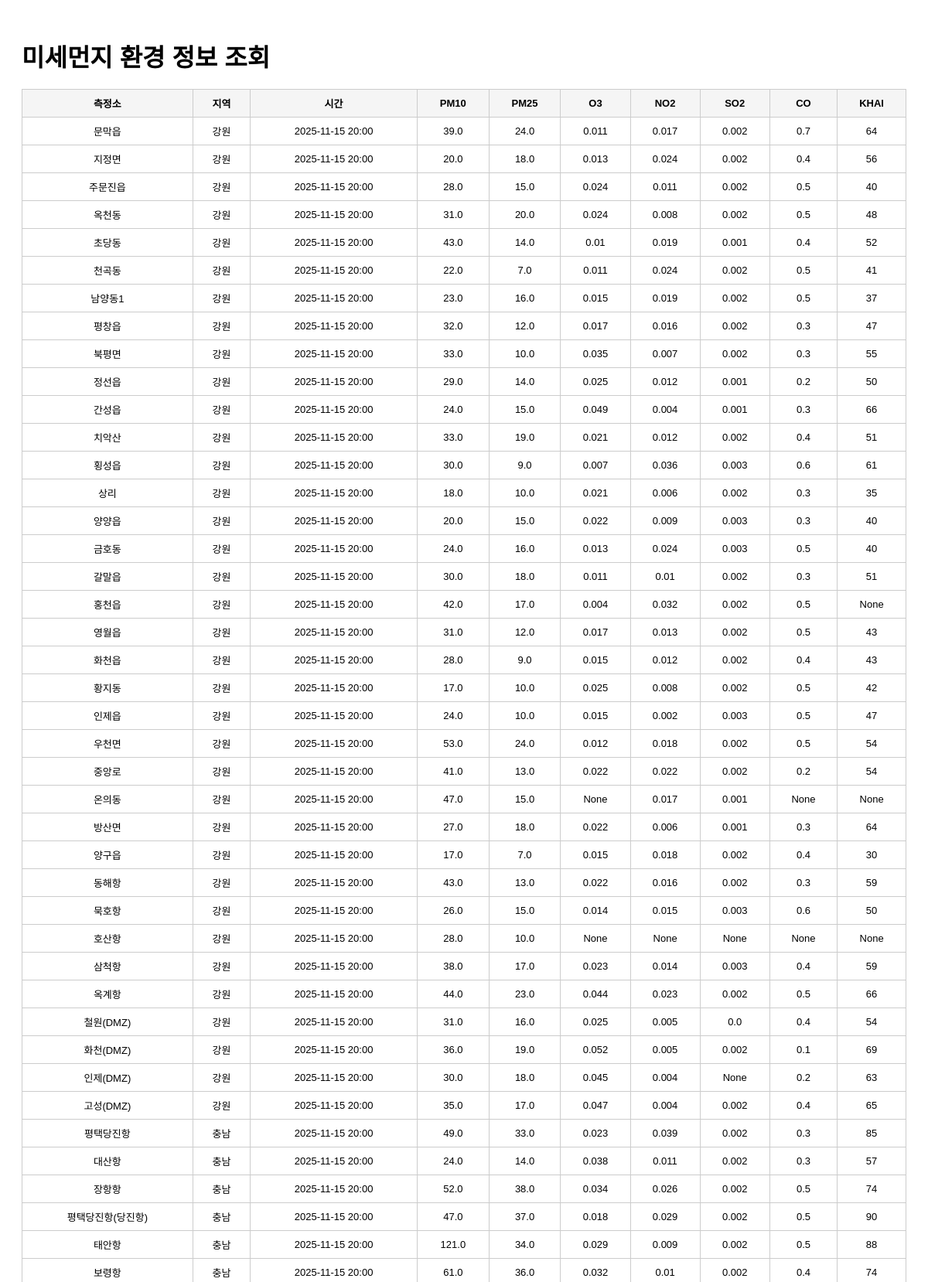
The app's page /list?page=4 (upper part) with its own data.
### tables this page shows
CREATE TABLE air_quality (
    id        INTEGER PRIMARY KEY AUTOINCREMENT,
    station   TEXT,
    sido      TEXT,
    dataTime  TEXT,
    pm10      REAL,
    pm25      REAL,
    o3        REAL,
    no2       REAL,
    so2       REAL,
    co        REAL,
    khai      INTEGER
);

### app.py (the view)
@app.route("/list")
def list_data():
    page = int(request.args.get("page", 1))
    per_page = 100  # 페이지당 100개
    offset = (page - 1) * per_page
    conn = sqlite3.connect(DB_PATH)
    cur = conn.cursor()
    cur.execute("""
        SELECT station, sido, dataTime, pm10, pm25, o3, no2, so2, co, khai
        FROM air_quality
        ORDER BY dataTime DESC
        LIMIT ? OFFSET ?
    """, (per_page + 1, offset))
    rows = cur.fetchall()
    conn.close()
    has_next = len(rows) > per_page
    rows = rows[:per_page]
    return render_template(
        "list.html",
        rows=rows,
        page=page,
        has_next=has_next
    )

### templates/list.html (shortened to what this page needs)
<!DOCTYPE html>
<html lang="ko">
<head>
</head>
<body>
    <h1>미세먼지 환경 정보 조회</h1>
    <table>
        <tr>
            <th>측정소</th>
            <th>지역</th>
            <th>시간</th>
            <th>PM10</th>
            <th>PM25</th>
            <th>O3</th>
            <th>NO2</th>
            <th>SO2</th>
            <th>CO</th>
            <th>KHAI</th>
        </tr>
        {% for row in rows %}
        <tr>
            <td>{{ row[0] }}</td>
            <td>{{ row[1] }}</td>
            <td>{{ row[2] }}</td>
            <td>{{ row[3] }}</td>
            <td>{{ row[4] }}</td>
            <td>{{ row[5] }}</td>
            <td>{{ row[6] }}</td>
            <td>{{ row[7] }}</td>
            <td>{{ row[8] }}</td>
            <td>{{ row[9] }}</td>
        </tr>
        {% endfor %}
    </table>
</body>
</html>

### templates/list.html (style rules this page uses)
body { font-family: Arial, sans-serif; padding: 20px; }
h1 { margin-bottom: 20px; }
table { width: 100%; border-collapse: collapse; margin-bottom: 20px; }
th, td { border: 1px solid #ccc; padding: 8px; text-align: center; font-size: 13px; }
th { background: #f5f5f5; }

### records on screen
air_quality: station "문막읍", sido "강원", dataTime "2025-11-15 20:00", pm10 "39.0", pm25 "24.0", o3 "0.011", no2 "0.017", so2 "0.002", co "0.7", khai "64"
air_quality: station "지정면", sido "강원", dataTime "2025-11-15 20:00", pm10 "20.0", pm25 "18.0", o3 "0.013", no2 "0.024", so2 "0.002", co "0.4", khai "56"
air_quality: station "주문진읍", sido "강원", dataTime "2025-11-15 20:00", pm10 "28.0", pm25 "15.0", o3 "0.024", no2 "0.011", so2 "0.002", co "0.5", khai "40"
air_quality: station "옥천동", sido "강원", dataTime "2025-11-15 20:00", pm10 "31.0", pm25 "20.0", o3 "0.024", no2 "0.008", so2 "0.002", co "0.5", khai "48"
air_quality: station "초당동", sido "강원", dataTime "2025-11-15 20:00", pm10 "43.0", pm25 "14.0", o3 "0.01", no2 "0.019", so2 "0.001", co "0.4", khai "52"
air_quality: station "천곡동", sido "강원", dataTime "2025-11-15 20:00", pm10 "22.0", pm25 "7.0", o3 "0.011", no2 "0.024", so2 "0.002", co "0.5", khai "41"
air_quality: station "남양동1", sido "강원", dataTime "2025-11-15 20:00", pm10 "23.0", pm25 "16.0", o3 "0.015", no2 "0.019", so2 "0.002", co "0.5", khai "37"
air_quality: station "평창읍", sido "강원", dataTime "2025-11-15 20:00", pm10 "32.0", pm25 "12.0", o3 "0.017", no2 "0.016", so2 "0.002", co "0.3", khai "47"
air_quality: station "북평면", sido "강원", dataTime "2025-11-15 20:00", pm10 "33.0", pm25 "10.0", o3 "0.035", no2 "0.007", so2 "0.002", co "0.3", khai "55"
air_quality: station "정선읍", sido "강원", dataTime "2025-11-15 20:00", pm10 "29.0", pm25 "14.0", o3 "0.025", no2 "0.012", so2 "0.001", co "0.2", khai "50"
air_quality: station "간성읍", sido "강원", dataTime "2025-11-15 20:00", pm10 "24.0", pm25 "15.0", o3 "0.049", no2 "0.004", so2 "0.001", co "0.3", khai "66"
air_quality: station "치악산", sido "강원", dataTime "2025-11-15 20:00", pm10 "33.0", pm25 "19.0", o3 "0.021", no2 "0.012", so2 "0.002", co "0.4", khai "51"
air_quality: station "횡성읍", sido "강원", dataTime "2025-11-15 20:00", pm10 "30.0", pm25 "9.0", o3 "0.007", no2 "0.036", so2 "0.003", co "0.6", khai "61"
air_quality: station "상리", sido "강원", dataTime "2025-11-15 20:00", pm10 "18.0", pm25 "10.0", o3 "0.021", no2 "0.006", so2 "0.002", co "0.3", khai "35"
air_quality: station "양양읍", sido "강원", dataTime "2025-11-15 20:00", pm10 "20.0", pm25 "15.0", o3 "0.022", no2 "0.009", so2 "0.003", co "0.3", khai "40"
air_quality: station "금호동", sido "강원", dataTime "2025-11-15 20:00", pm10 "24.0", pm25 "16.0", o3 "0.013", no2 "0.024", so2 "0.003", co "0.5", khai "40"
air_quality: station "갈말읍", sido "강원", dataTime "2025-11-15 20:00", pm10 "30.0", pm25 "18.0", o3 "0.011", no2 "0.01", so2 "0.002", co "0.3", khai "51"
air_quality: station "홍천읍", sido "강원", dataTime "2025-11-15 20:00", pm10 "42.0", pm25 "17.0", o3 "0.004", no2 "0.032", so2 "0.002", co "0.5", row "None"
air_quality: station "영월읍", sido "강원", dataTime "2025-11-15 20:00", pm10 "31.0", pm25 "12.0", o3 "0.017", no2 "0.013", so2 "0.002", co "0.5", khai "43"
air_quality: station "화천읍", sido "강원", dataTime "2025-11-15 20:00", pm10 "28.0", pm25 "9.0", o3 "0.015", no2 "0.012", so2 "0.002", co "0.4", khai "43"
air_quality: station "황지동", sido "강원", dataTime "2025-11-15 20:00", pm10 "17.0", pm25 "10.0", o3 "0.025", no2 "0.008", so2 "0.002", co "0.5", khai "42"
air_quality: station "인제읍", sido "강원", dataTime "2025-11-15 20:00", pm10 "24.0", pm25 "10.0", o3 "0.015", no2 "0.002", so2 "0.003", co "0.5", khai "47"
air_quality: station "우천면", sido "강원", dataTime "2025-11-15 20:00", pm10 "53.0", pm25 "24.0", o3 "0.012", no2 "0.018", so2 "0.002", co "0.5", khai "54"
air_quality: station "중앙로", sido "강원", dataTime "2025-11-15 20:00", pm10 "41.0", pm25 "13.0", o3 "0.022", no2 "0.022", so2 "0.002", co "0.2", khai "54"
air_quality: station "온의동", sido "강원", dataTime "2025-11-15 20:00", pm10 "47.0", pm25 "15.0", row "None", no2 "0.017", so2 "0.001"
air_quality: station "방산면", sido "강원", dataTime "2025-11-15 20:00", pm10 "27.0", pm25 "18.0", o3 "0.022", no2 "0.006", so2 "0.001", co "0.3", khai "64"
air_quality: station "양구읍", sido "강원", dataTime "2025-11-15 20:00", pm10 "17.0", pm25 "7.0", o3 "0.015", no2 "0.018", so2 "0.002", co "0.4", khai "30"
air_quality: station "동해항", sido "강원", dataTime "2025-11-15 20:00", pm10 "43.0", pm25 "13.0", o3 "0.022", no2 "0.016", so2 "0.002", co "0.3", khai "59"
air_quality: station "묵호항", sido "강원", dataTime "2025-11-15 20:00", pm10 "26.0", pm25 "15.0", o3 "0.014", no2 "0.015", so2 "0.003", co "0.6", khai "50"
air_quality: station "호산항", sido "강원", dataTime "2025-11-15 20:00", pm10 "28.0", pm25 "10.0", row "None"
air_quality: station "삼척항", sido "강원", dataTime "2025-11-15 20:00", pm10 "38.0", pm25 "17.0", o3 "0.023", no2 "0.014", so2 "0.003", co "0.4", khai "59"
air_quality: station "옥계항", sido "강원", dataTime "2025-11-15 20:00", pm10 "44.0", pm25 "23.0", o3 "0.044", no2 "0.023", so2 "0.002", co "0.5", khai "66"
air_quality: station "철원(DMZ)", sido "강원", dataTime "2025-11-15 20:00", pm10 "31.0", pm25 "16.0", o3 "0.025", no2 "0.005", so2 "0.0", co "0.4", khai "54"
air_quality: station "화천(DMZ)", sido "강원", dataTime "2025-11-15 20:00", pm10 "36.0", pm25 "19.0", o3 "0.052", no2 "0.005", so2 "0.002", co "0.1", khai "69"
air_quality: station "인제(DMZ)", sido "강원", dataTime "2025-11-15 20:00", pm10 "30.0", pm25 "18.0", o3 "0.045", no2 "0.004", row "None", co "0.2", khai "63"
air_quality: station "고성(DMZ)", sido "강원", dataTime "2025-11-15 20:00", pm10 "35.0", pm25 "17.0", o3 "0.047", no2 "0.004", so2 "0.002", co "0.4", khai "65"
air_quality: station "평택당진항", sido "충남", dataTime "2025-11-15 20:00", pm10 "49.0", pm25 "33.0", o3 "0.023", no2 "0.039", so2 "0.002", co "0.3", khai "85"
air_quality: station "대산항", sido "충남", dataTime "2025-11-15 20:00", pm10 "24.0", pm25 "14.0", o3 "0.038", no2 "0.011", so2 "0.002", co "0.3", khai "57"
air_quality: station "장항항", sido "충남", dataTime "2025-11-15 20:00", pm10 "52.0", pm25 "38.0", o3 "0.034", no2 "0.026", so2 "0.002", co "0.5", khai "74"
air_quality: station "평택당진항(당진항)", sido "충남", dataTime "2025-11-15 20:00", pm10 "47.0", pm25 "37.0", o3 "0.018", no2 "0.029", so2 "0.002", co "0.5", khai "90"
air_quality: station "태안항", sido "충남", dataTime "2025-11-15 20:00", pm10 "121.0", pm25 "34.0", o3 "0.029", no2 "0.009", so2 "0.002", co "0.5", khai "88"
air_quality: station "보령항", sido "충남", dataTime "2025-11-15 20:00", pm10 "61.0", pm25 "36.0", o3 "0.032", no2 "0.01", so2 "0.002", co "0.4", khai "74"
